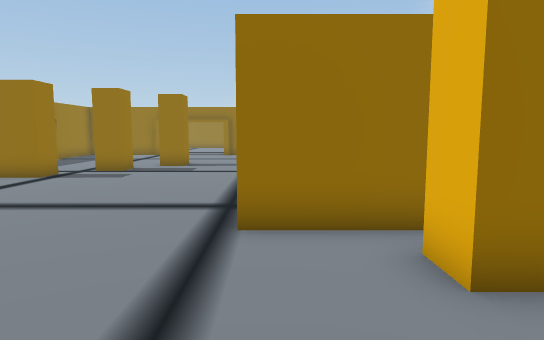
View 1 (above)

23 first-person views from a walk through a scene from a Unity 3-D project. The camera is 1.4 m above the floor, tilts 6° down and sees 75° across. Doors are open. The floor is counted in squares, 1 m on a side. Each view is taken from the middle of a square. On the plan, view 1 faces up. The plan holds only what a view shows up to about 15 squares ahead; the rest is blank. The place goes on beyond the plan.

View 2
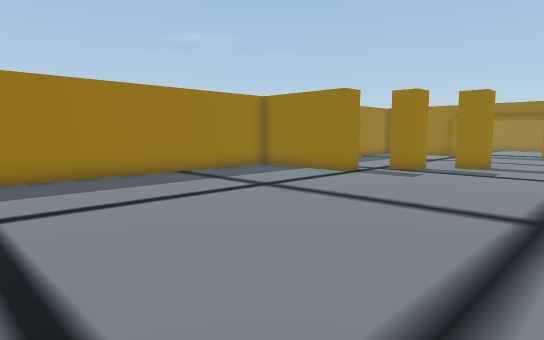

View 3
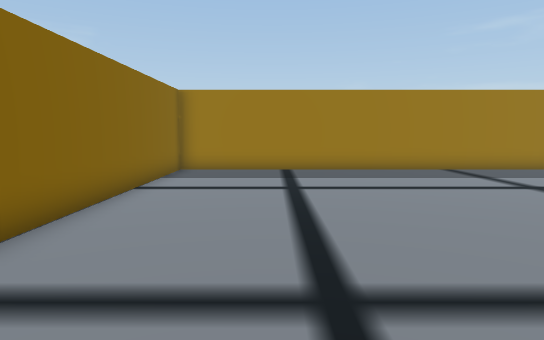

View 4
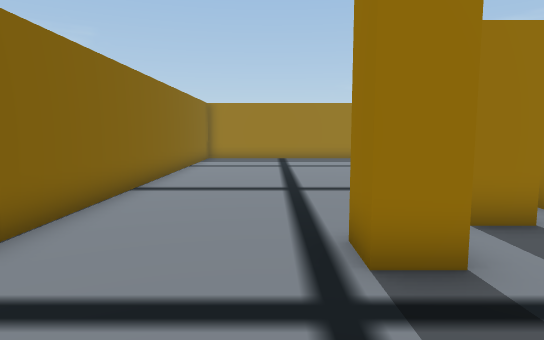

View 5
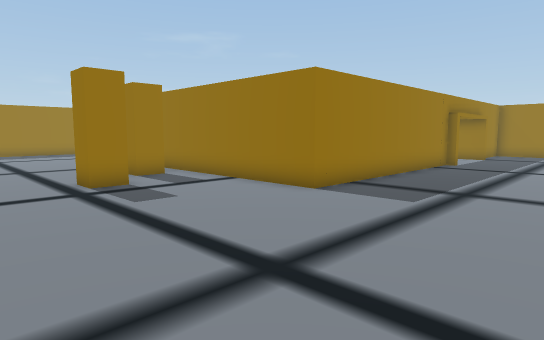

View 6
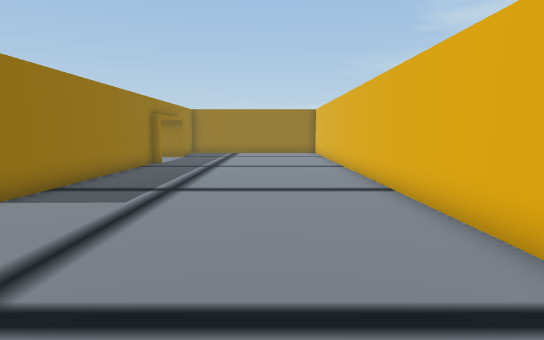

View 7
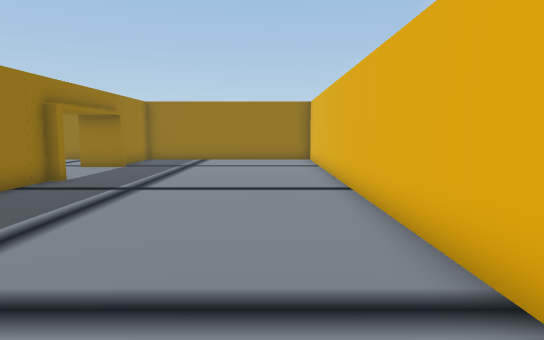

View 8
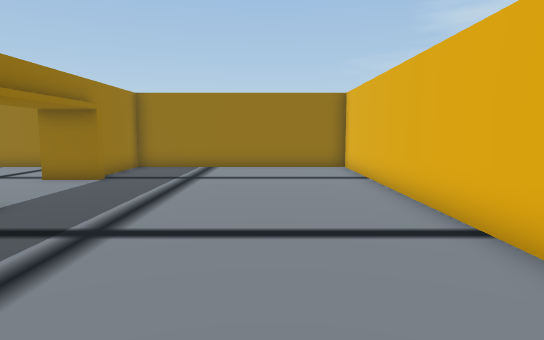

View 9
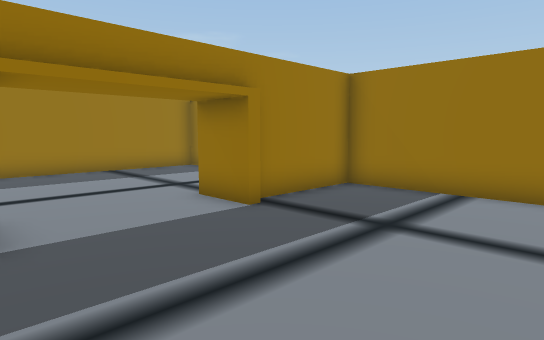

View 10
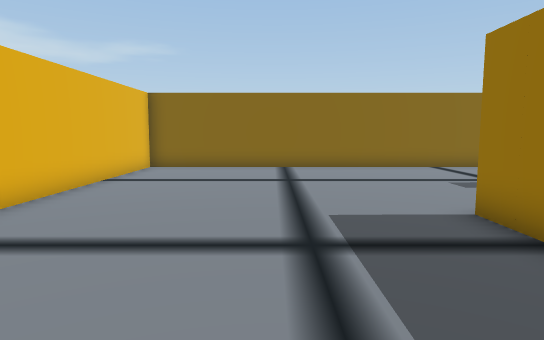

View 11
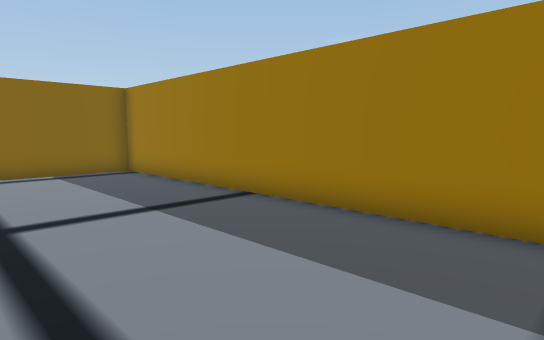

View 12
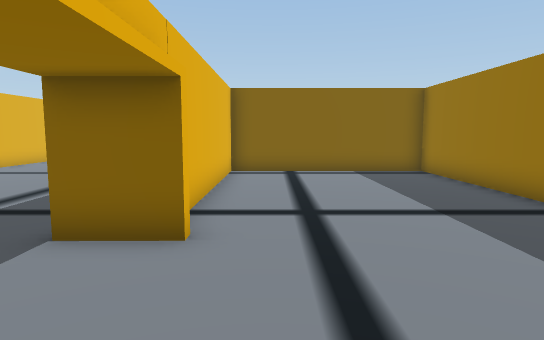

View 13
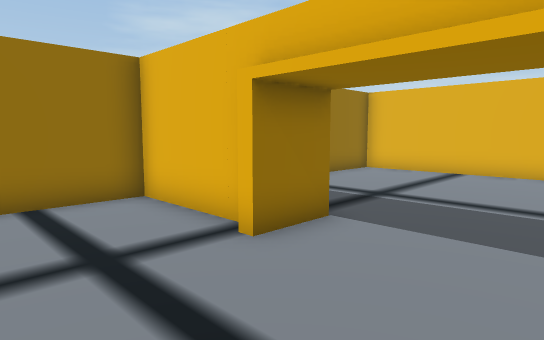

View 14
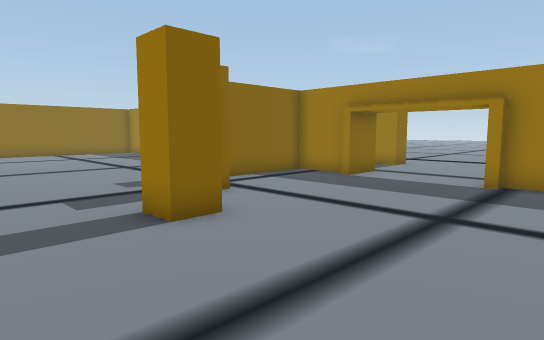

View 15
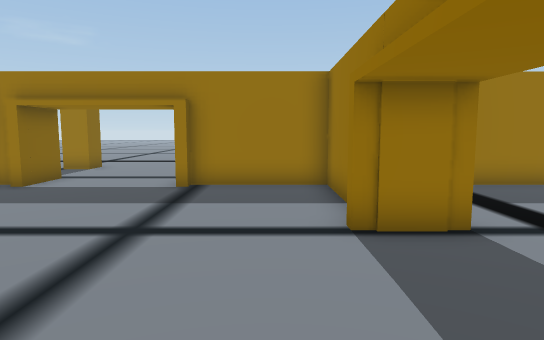

View 16
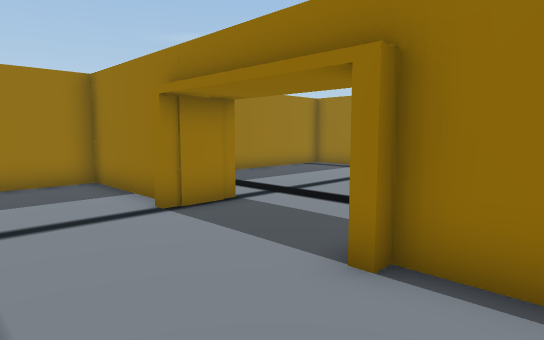

View 17
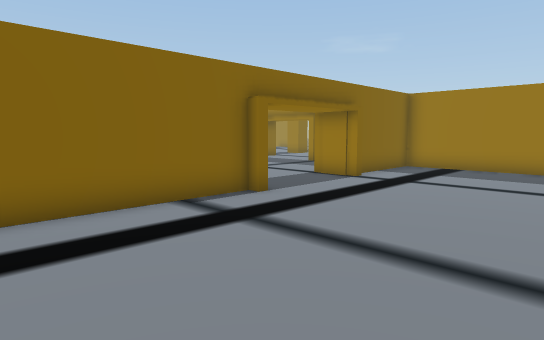

View 18
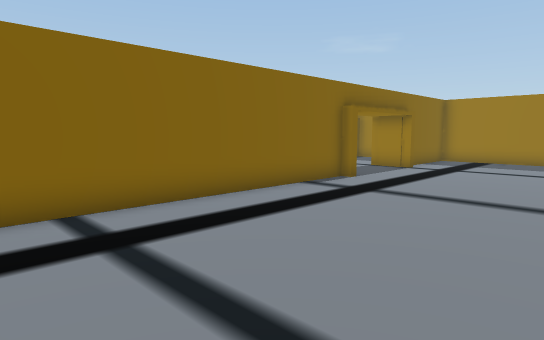

View 19
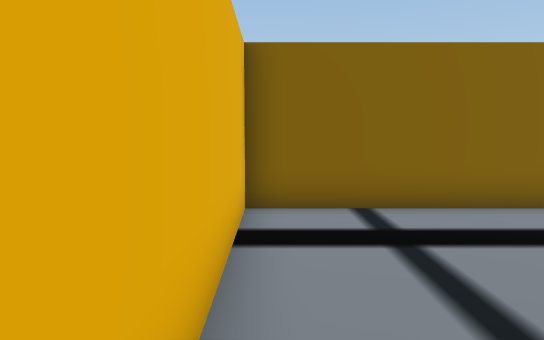

View 20
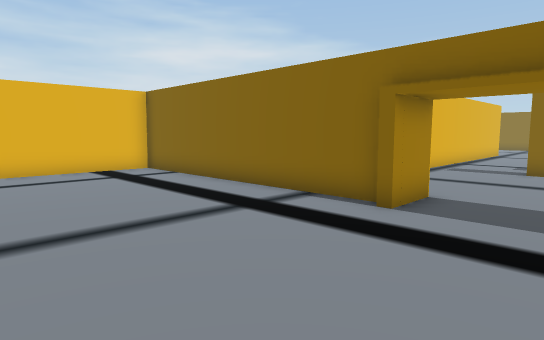

View 21
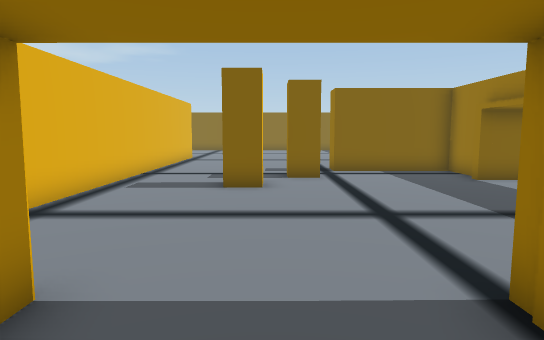

View 22
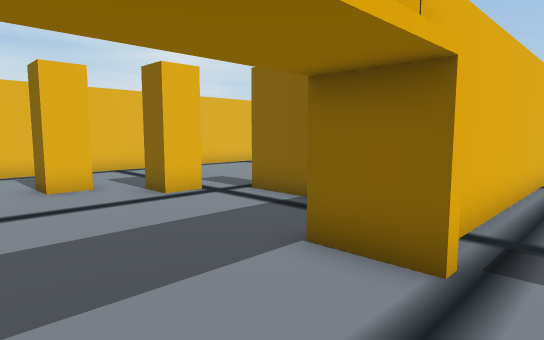

View 23
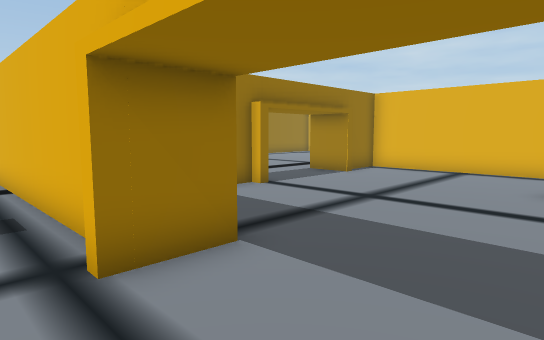

### Floor plan
Points are (right, up) in squares from view 1. A wall is a line through its corners. A room is listed if a view was taken in it or the views show most of it. See-through windows are left out.
Room 1 (views 1, 2, 3, 4, 5, 6, 7, 8, 9, 10, 11, 12, 13, 14, 15, 16, 17, 18, 19, 20, 21, 22, 23)
walls: (-0.5, 9.9) (-0.5, 22.5) (-2.7, 22.5) (-2.7, 22); (7.1, 14.5) (8.9, 14.5); (8.5, 14.2) (8.5, 5) (-0.5, 5); (0.5, 21.9) (0.5, 6) (7.5, 6) (7.5, 12.7); (7.5, 19.2) (7.5, 22.5) (2.9, 22.5); (8.9, 18.5) (7.1, 18.5) (7.1, 18.9); (-3, 22) (-3, 23.9); (-2.7, 23.9) (-2.7, 23.5) (7.5, 23.5) (7.5, 29.5); (-11.5, 14) (-11.5, 12) (-7.3, 12) (-7.3, 11) (-10.4, 11); (-7.2, 22.5) (-11.5, 22.5) (-11.5, 18.8) (-11.1, 18.8); (-11.5, 10.5) (-11.5, -3.5) (17, -3.5) (17, 22.5) (8.5, 22.5) (8.5, 19.1); (-11.1, 18.5) (-12.9, 18.5) (-12.9, 18.9); (-6.9, 23.9) (-6.9, 22.1) (-7.4, 22.1); (-12.9, 14.5) (-11.1, 14.5) (-11.1, 14.1); (-12.5, 6.6) (-12.5, 13.1); (-12.5, 20) (-12.5, 26.7); (-11.5, 29.9) (-11.5, 23.5) (-7.9, 23.5)
objects: other object (-6, 13) to (-6, 14); other object (-5, 15) to (-4, 16); other object (2, 3) to (3, 4); other object (4, 1) to (4, 2)

Where each view was taken, in squares from view 1:
view 1: 0 up, 0 right, facing up
view 2: 0 up, 0 right, facing up-left
view 3: 0 up, 2 right, facing left
view 4: 0 up, 8 right, facing left
view 5: 2 down, 14 right, facing up-left
view 6: 2 down, 14 right, facing up
view 7: 4 up, 15 right, facing up
view 8: 8 up, 14 right, facing up
view 9: 14 up, 14 right, facing up-left
view 10: 11 up, 12 right, facing down
view 11: 19 up, 6 right, facing down-left
view 12: 19 up, 6 right, facing down
view 13: 15 up, 4 right, facing up-right
view 14: 21 up, 1 left, facing down-left
view 15: 21 up, 2 left, facing left
view 16: 19 up, 1 left, facing up-left
view 17: 30 up, 3 right, facing down-left
view 18: 30 up, 7 right, facing down-left
view 19: 30 up, 7 right, facing down
view 20: 30 up, 6 left, facing down-right
view 21: 25 up, 5 left, facing down
view 22: 18 up, 14 left, facing down-right
view 23: 15 up, 14 left, facing up-right
